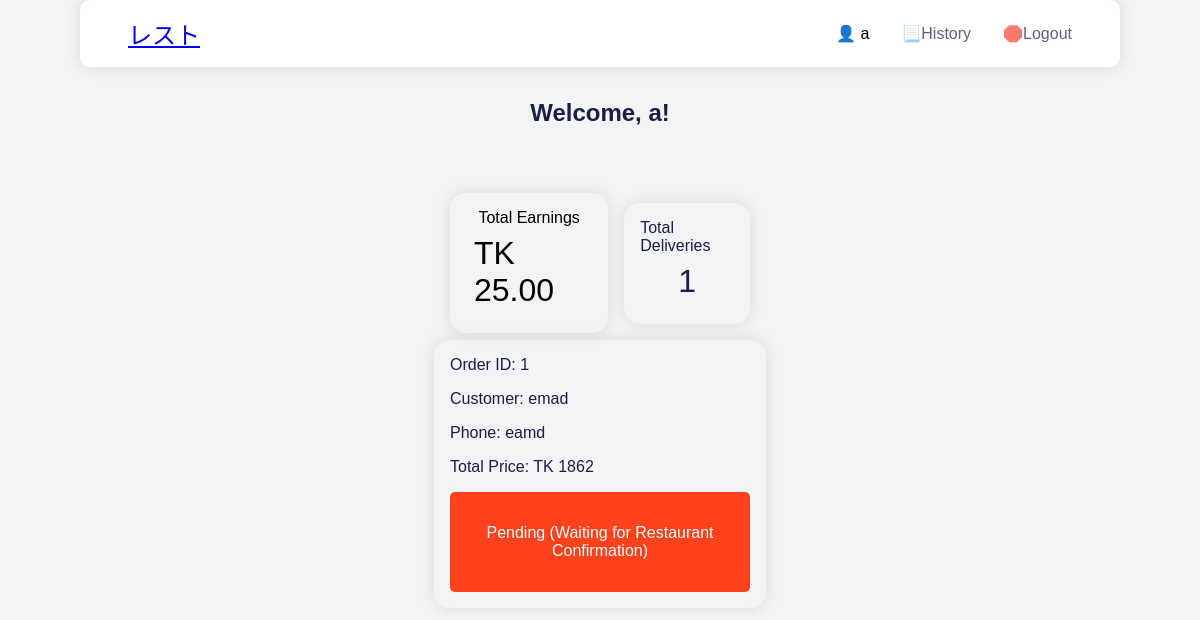
Page /deliveryman/deliverymanfront.php (signed in) on the earlier database version.
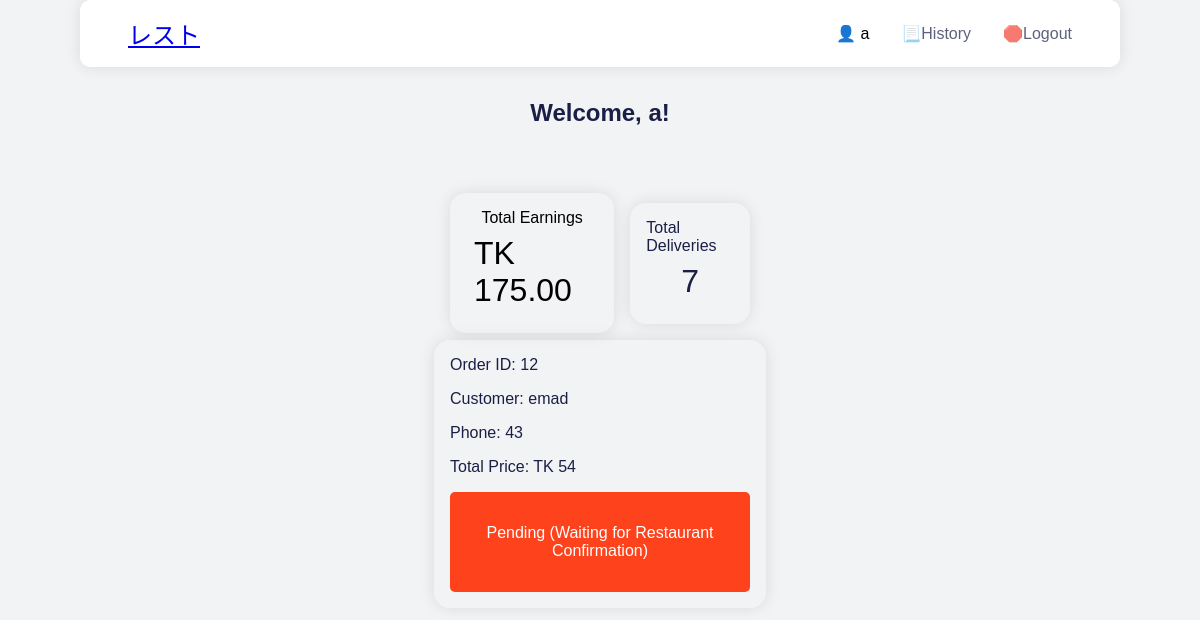
Same page on the later database version.
### tables this page shows
CREATE TABLE `check_for_rider` (
  `id` int(11) NOT NULL,
  `order_id` int(11) NOT NULL,
  `restaurant_name` varchar(100) NOT NULL,
  `customer_name` varchar(100) NOT NULL,
  `phone_number` varchar(15) NOT NULL,
  `room_number` varchar(50) NOT NULL,
  `total_price` int(11) NOT NULL,
  `status` enum('Awaiting','Pending','Confirmed','Completed','Cancelled') DEFAULT 'Awaiting',
  `rider_username` varchar(255) DEFAULT NULL,
  `added_at` datetime DEFAULT current_timestamp()
);

### deliveryman/deliverymanfront.php (the view, shortened to what this page needs)
<?php
$rider_username = $_SESSION['rider_username'];
$servername = "localhost";
$username_db = "root";
$password = "";
$dbname = "uiu-canteen";
$conn = new mysqli($servername, $username_db, $password, $dbname);
$sql = "SELECT * FROM check_for_rider
        WHERE (status IN ('Pending', 'Confirmed') AND rider_username = ?)
        OR (status = 'Awaiting' AND rider_username IS NULL)";
$stmt = $conn->prepare($sql);
$stmt->bind_param("s", $rider_username);
$stmt->execute();
$result = $stmt->get_result();
$available_orders = [];
if ($result->num_rows > 0) {
    while ($row = $result->fetch_assoc()) {
        $available_orders[] = $row;
    }
}
$sql_completed = "SELECT COUNT(*) AS total_deliveries
                  FROM check_for_rider
                  WHERE rider_username = ? AND status = 'Completed'";
$stmt_completed = $conn->prepare($sql_completed);
$stmt_completed->bind_param("s", $rider_username);
$stmt_completed->execute();
$result_completed = $stmt_completed->get_result();
$total_deliveries = 0;
$total_earnings = 0;
if ($result_completed->num_rows > 0) {
    $row = $result_completed->fetch_assoc();
    $total_deliveries = $row['total_deliveries'];
    $total_earnings = $total_deliveries * 25;
}
?>
<!DOCTYPE html>
<html lang="en">
<head>
    <link rel="stylesheet" href="deliveryman.css">
</head>
<body>
    <section class="nav-top">
        <navbar>
            <ul class="nav-list">
                <li class="nav-logo"> <a href="#">レスト</a> </li>
                <li class="nav-item">👤 <?php echo htmlspecialchars($rider_username); ?></li>
                <li class="nav-item"> <a href="delivery-history.php">📃History</a> </li>
                <li class="nav-item"> <a href="delivery-logout.php">🛑Logout</a> </li>
            </ul>
        </navbar>
    </section>
    <section class="main">
        <h1 class="welcome-msg">Welcome, <?php echo htmlspecialchars($rider_username); ?>!</h1>
        <div class="dashboard">
            <div class="dashboard-left">
                <p>Total Earnings</p>
                <p style="font-size: 2rem; padding: 0.5rem;">TK <?php echo number_format($total_earnings, 2); ?></p>
            </div>
            <div class="dashboard-right">
                <p>Total Deliveries</p>
                <p style="font-size: 2rem; padding: 0.5rem;"><?php echo $total_deliveries; ?></p>
            </div>
        </div>
        <div class="main-content">
            <?php if (!empty($available_orders)) : ?>
                <?php foreach ($available_orders as $order) : ?>
                    <div class="order-box">
                        <p>Order ID: <?php echo htmlspecialchars($order['order_id']); ?></p>
                        <p>Customer: <?php echo htmlspecialchars($order['customer_name']); ?></p>
                        <p>Phone: <?php echo htmlspecialchars($order['phone_number']); ?></p>
                        <p>Total Price: TK <?php echo htmlspecialchars($order['total_price']); ?></p>
                        <?php if ($order['status'] === 'Awaiting') : ?>
                            <form method="POST" action="take-order.php">
                                <input type="hidden" name="order_id" value="<?php echo htmlspecialchars($order['order_id']); ?>">
                                <button type="submit" class="confirm-btn">Accept</button>
                            </form>
                        <?php elseif ($order['status'] === 'Pending') : ?>
                            <button class="confirm-btn" disabled>Pending (Waiting for Restaurant Confirmation)</button>
                        <?php elseif ($order['status'] === 'Completed') : ?>
                            <button class="confirm-btn" disabled>Completed</button>
                        <?php endif; ?>
                    </div>
                <?php endforeach; ?>
            <?php else : ?>
                <p>No orders available at the moment.</p>
            <?php endif; ?>
        </div>
    </section>
</body>
</html>

### deliveryman/deliveryman.css (style rules this page uses)
* { margin: 0; padding: 0; font-family: sans-serif; }
body { background-color: #f1f3f4; -webkit-font-smoothing : antialiased; font-family: sans-serif; }
li { list-style: none; }
.nav-top { padding: 0rem 5rem 1rem 5rem; align-self: center; }
.nav-list { background-color: white; box-shadow: 0px 0px 1rem rgba(0, 0, 0, 0.1); margin: 0; padding: 1rem 1rem; border-radius: 10px; display: flex; justify-content: flex-end; align-items: center; text-decoration: none; }
.nav-item { margin-right: 2rem; }
.nav-item a { text-decoration: none; color: #1b1f46; opacity: 0.7; transition: all 200ms ease-in; }
.nav-logo { text-decoration: none; color: #fe421b; font-family: sans-serif; font-size: 24px; margin-right: auto; margin-left: 2rem; transition: ease-in-out; transition-duration: 200ms; }
.main-content { display: flex; justify-content: space-between; align-items: center; margin: 5px; max-width: 25vw; margin-left: auto; margin-right: auto; box-shadow: 0px 0px 1rem rgba(0, 0, 0, 0.1); border-radius: 1rem; padding: 1rem; flex-direction: column; }
.main-content p { font-size: 1rem; color: #1b1f46; margin-bottom: 1rem; }
.confirm-btn { background-color: #fe421b; color: white; padding: 2rem; border-radius: 5px; border: none; cursor: pointer; transition: all 200ms ease-in; font-size: 1rem; }
.dashboard { display: flex; justify-content: center; align-items: center; margin-top: 5rem; max-width: 25vw; margin-left: auto; margin-right: auto; padding: 1rem; gap: 1rem; height: 10vh }
.dashboard-left { display: flex; float: left; justify-content: center; align-items: center; margin-bottom: 2rem; flex-direction: column; font-size: 1rem; padding: 1rem; box-shadow: 0px 0px 1rem rgba(0, 0, 0, 0.1); border-radius: 1rem; }
.dashboard-right { display: flex; float: right; justify-content: center; align-items: center; font-size: 1rem; color: #1b1f46; flex-direction: column; margin-bottom: 2rem; padding: 1rem; box-shadow: 0px 0px 1rem rgba(0, 0, 0, 0.1); border-radius: 1rem; }
.welcome-msg { font-size: 1.5rem; color: #1b1f46; align-items: center; justify-content: center; display: flex; padding: 1rem; }

Differences in the rows shown:
removed check_for_rider: order "1", customer_name "emad", phone_number "eamd", total_price "1862", shows "Pending (Waiting for Restaurant Confirmation)"
added check_for_rider: order "12", customer_name "emad", phone_number "43", total_price "54", shows "Pending (Waiting for Restaurant Confirmation)"
Other differences:
$total_earnings: "25.00" → "175.00"
$total_deliveries: "1" → "7"
